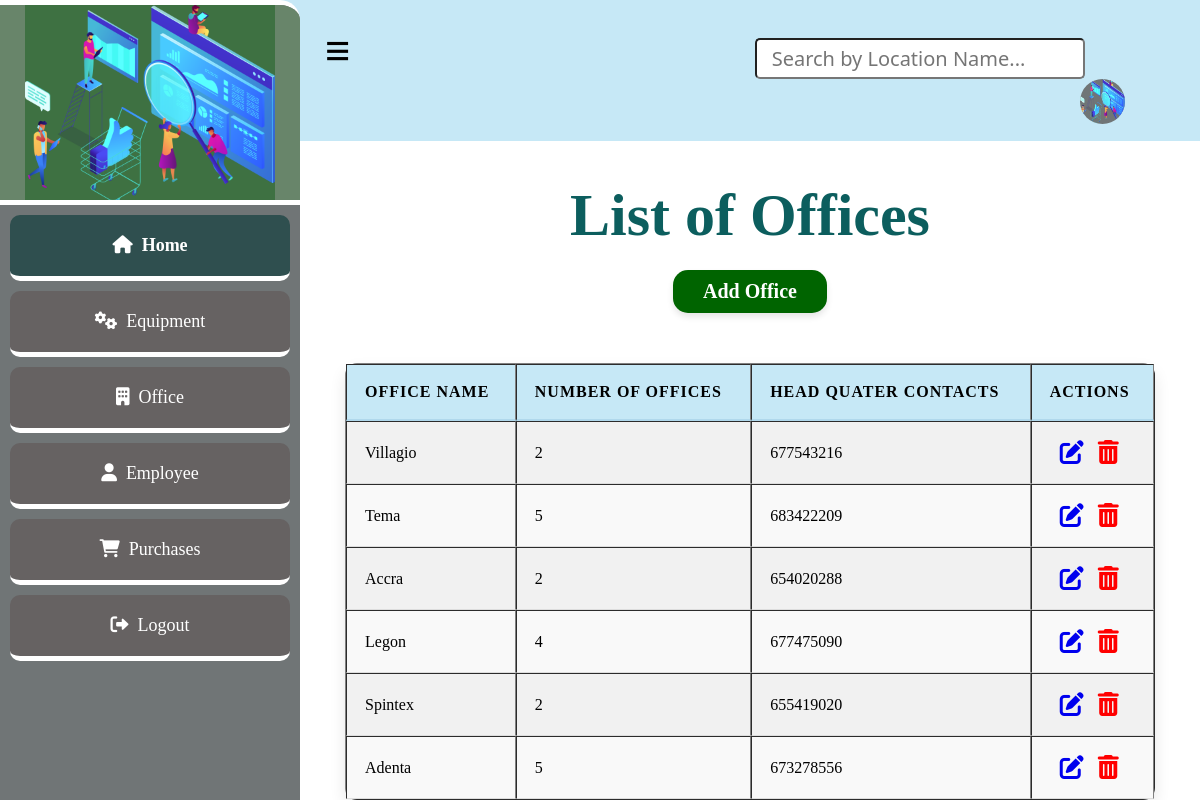
Page /location on the earlier database version.
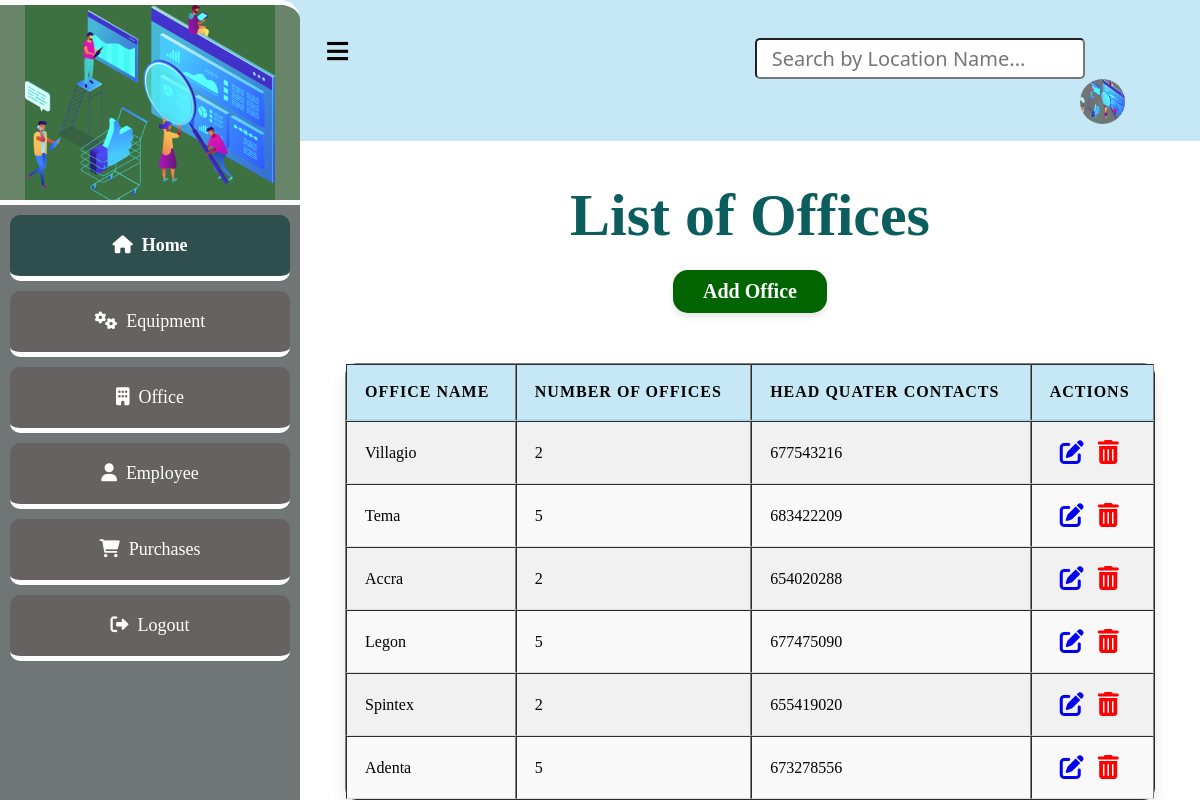
Same page on the later database version.
### app.py (models this page shows, shortened)
class Location(db.Model):
    __tablename__ = "locations"
    id=db.Column(db.Integer, primary_key=True)
    location_name=db.Column(db.String(50))
    number_of_offices=db.Column(db.Integer)
    head_quater_contact=db.Column(db.Integer)
    employees_rel=db.relationship('Employee', backref='employees_location')
    equipment_rel=db.relationship('Equipment', backref='equipment_loation')

### app.py (the view)
@app.route('/location')
def location():
    locations = Location.query.all()
    return render_template ('locationList.html', locations = locations)

### app.py (called while the page is built)
@app.before_request
def create_table():
    db.create_all()

### templates/locationList.html (shortened to what this page needs)
<!DOCTYPE html>
<html lang="en">
<head>
    <link
    rel="stylesheet"
    href="{{ url_for('static', filename='main.css') }}"
    />
    <link rel="stylesheet" href="https://cdnjs.cloudflare.com/ajax/libs/font-awesome/4.7.0/css/font-awesome.min.css">
    <link rel="stylesheet" href="https://cdnjs.cloudflare.com/ajax/libs/font-awesome/6.0.0-beta3/css/all.min.css">
</head>
<body>
    <div class="header">
      <a href="#" id="sidebar-icon">&#8801;</a>
      <input type="search" id="query" name="search" placeholder="Search by Location Name...">
      <button id="search-button">Submit</button>
      <a href="#"><img src="{{ url_for('static', filename='bg4.png') }}" alt=""></a>
    </div>
    <section class="sidebar">
        <div class="logo">
            <img src="{{ url_for('static', filename='bg4.png') }}" alt="logo">
        </div>
        <div class="content">
          <a href="/entry_point" class="home active"><i class="fas fa-home"></i>&nbsp; Home</a>
          <a href="/equipment" class="home"><i class="fas fa-cogs"></i>&nbsp;  Equipment</a>
          <a href="/location" class="home"><i class="fas fa-building"></i>&nbsp;  Office</a>
          <a href="/employee" class="home"><i class="fas fa-user"></i>&nbsp;  Employee</a>
          <a href="/purchase" class="home"><i class="fas fa-shopping-cart"></i> &nbsp; Purchases</a>
          <a href="/login" class="home"><i class="fas fa-sign-out-alt"></i>&nbsp;  Logout</a>
        </div>
    </section>
    <h1 class="marquee">List of Offices</h1>
    <div class="location-form">
      <a href="/add-location" class="btn1">Add Office</a>
      <table border="1" style="overflow: auto;">
        <thead>
          <tr>
            <th>Office Name</th>
            <th>Number Of Offices</th>
            <th>Head Quater Contacts</th>
            <th>Actions</th>
          </tr>
        </thead>
        <tbody id="table-results">
          {% for location in locations  %}
            <tr>
              <td>{{ location.location_name }}</td>
              <td>{{ location.number_of_offices}}</td>
              <td>{{ location.head_quater_contact}}</td>
              <td class="action">
                <a href="/edit_location{{ location.id }}"><i class="fa fa-edit" style="font-size:24px"></i></a>
                <a href="/delete_location{{ location.id }}"><i class="fa fa-trash-o" style="font-size:24px"></i></a>
              </td>
            </tr>
          {% endfor %}
        </tbody>
      </table>
    </div>
</body>
</html>

### static/main.css (style rules this page uses)
body { margin: 0; padding: 0; font-family: Verdana; }
.header { background: #c6e8f6; padding: 25px; }
.header input { padding: 5px 15px; font-size: 20px; font-family:'Segoe UI', Tahoma, Geneva, Verdana, sans-serif; border-radius: 5px; margin-left: 400px; }
.header button { padding: 5px 15px; font-size: 20px; border-radius: 5px; background: #707576; color: #fff; font-weight: bold; }
.header img { width: 45px; height: 45px; background: #707576; border-radius: 50%; float: right; justify-content: center; margin-right: 50px; }
#sidebar-icon { content: "\25C2"; margin-left: 300px; font-size: 45px; border-radius: 5px; text-decoration: none; color: #000; font-weight: bold; }
.sidebar { position: fixed; top: 0; left: 0; width: 300px; height: 100vh; background: #707576; border-top: 5px solid #fff; border-radius: 0 20px 20px 0; overflow: hidden; transition: transform 0.3s ease, background 0.3s ease; }
.logo { width: 300px; height: 200px; background: rgba(104, 135, 106, 0.938); display: flex; justify-content: center; align-items: center; }
.logo img { width: 250px; display: block; margin: auto; background-color: rgba(59, 112, 63, 0.938); }
.content { background: #707576; width: 300px; height: calc(100vh - 200px); position: fixed; top: 200px; z-index: 1; border-top: 5px solid #fff; overflow-y: auto; }
.content a { display: flex; text-decoration: none; color: #fff; font-size: 18px; border-bottom: 5px solid white; padding: 20px; justify-content: center; transition: background 0.3s ease, transform 0.3s ease; border-radius: 10px; margin: 10px; }
.home { border: none; outline: none; padding: 10px 16px; background: #666262; cursor: pointer; }
.active, .home:hover { background: darkslategrey; color: black; font-weight: bold; }
h1 { display: flex; font-size: 60px; flex-wrap: wrap; justify-content: center; gap: 50px; margin-left: 300px; text-align: center; margin-top: 40px; color: rgb(12, 94, 94); }
.location-form { display: flex; justify-content: center; align-items: center; flex-direction: column; margin-left: 300px; }
table { width: 90%; max-width: 1000px; border-collapse: separate; border-spacing: 0; margin-top: 30px; margin-left: auto; margin-right: auto; background: #ffffff; border-radius: 12px; overflow: hidden; box-shadow: 0 8px 16px rgba(0, 0, 0, 0.1); }
th, td { padding: 18px; text-align: left; font-size: 1em; border-bottom: 1px solid #ddd; }
th { background-color: #c6e8f6; font-weight: bold; text-transform: uppercase; letter-spacing: 1px; border-bottom: 2px solid #b0d8ec; }
tbody tr:nth-child(even) { background-color: #f9f9f9; }
tbody tr:nth-child(odd) { background-color: #f1f1f1; }
.btn1 { background: darkgreen; color: #fff; font-size: 1em; padding: 10px 30px; border-radius: 15px; transition: background-color 0.25s, box-shadow 0.25s, transform 0.25s; margin-bottom: 20px; text-decoration: none; font-size: 20px; display: block; margin-top: -20px; font-weight: bold; box-shadow: 0 4px 6px rgba(0, 0, 0, 0.1); }
.marquee { text-align: center; }
.action a { margin-left: 10px; }
.action .fa-trash-o { color: red; }

Differences in the rows shown:
changed Location "Legon": number_of_offices "4" → "5"
